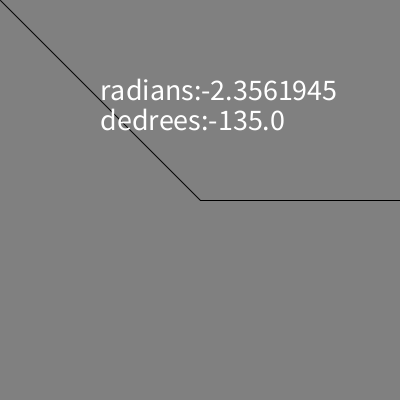
Frame 1 (no input)
Frame 60 (the mouse pressed at the canvas centre just before this capture): identical to frame 1, image omitted
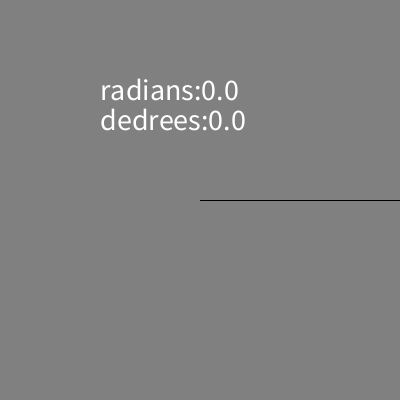
Frame 120 (the mouse held since frame 60 and released just before this capture)

The Processing sketch that drew these frames (run headless with seeded random() and noise(); from frame 60 on, the mouse is pressed at the canvas centre):

// Processing sketch: week05_3_atan2_dy_dx_text_radians_degrees
// ── week05_3_atan2_dy_dx_text_radians_degrees.pde
//week05_3_atan2_dy_dx_text_radians_degrees
//degrees vs. radians 結合 week04_01和week05_2
void setup(){
  size(400,400);
}
void draw(){
  background(128);
  line(200,200,400,200);
  line(200,200,mouseX, mouseY);
  float dx = mouseX-200, dy = mouseY-200;
  float a = atan2(dy, dx); //神奇的三角函式, 可找到arc 弧的radians
  //atan2() 出來的值,介於 -PI...+PI中間
  arc( 200, 200, 200, 200, 0, a, PIE); //把算出來的arc radians拿來用
  textSize(30);
  text( "radians:" + a, 100, 100); //radians 弧度/弳度
  text( "dedrees:" + degrees(a), 100, 130); //degrees度
}
